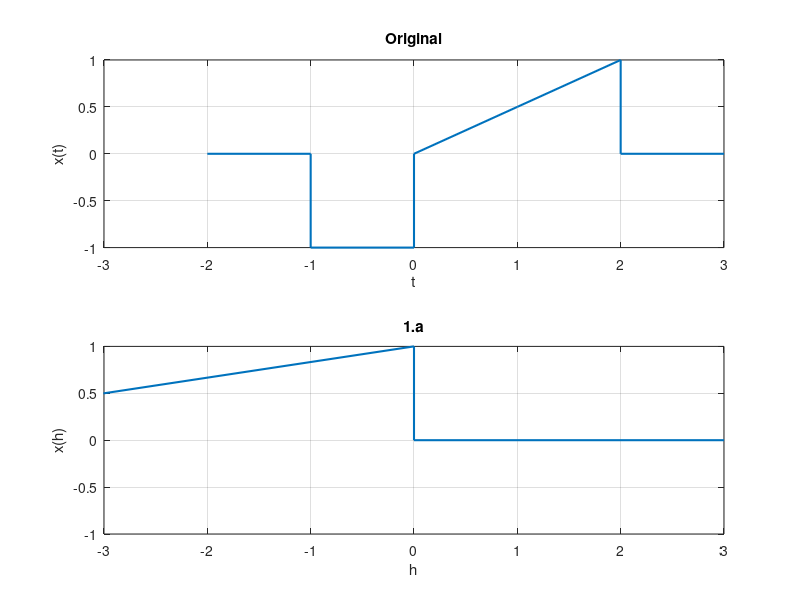

Source code (MATLAB): (Note: this script raises an error after producing the figure.)
t=[-2 -1 -1  0  0   1    2   2   3]
x=[ 0  0 -1 -1  0 0.5  1   0   0] 
subplot(211),plot(t,x)
 plot(t,x,'linewidth',1.5) 
xlabel('t') 
ylabel('x(t)') 
title('Original'); 
axis([-3 3 -1 1]);
grid;
subplot(212) 
h=((3*t)-6);
plot(h,x,'linewidth',1.5) 
xlabel('h') 
ylabel('x(h)') 
title('1.a');
axis([-3 3 -1 1])
grid;
subplot(213) 
q=((-4*x)+2);
plot(t,q,'linewidth',1.5) 
xlabel('t') 
ylabel('Q(t)') 
title('1.b');
axis([-3 3 -1 1])
grid;
